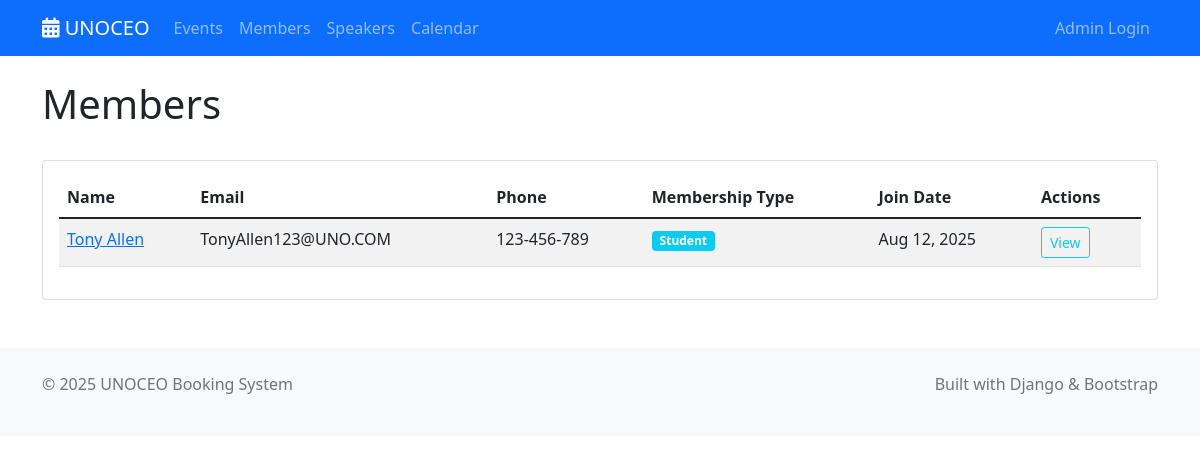
The page /members/ on the database its author committed.
### shared/models.py (models this page shows, shortened)
class Member(models.Model):
    MEMBERSHIP_TYPES = [
        ('student', 'Student'),
        ('admin', 'Admin/Staff'),
    ]
    user = models.OneToOneField(User, on_delete=models.CASCADE, null=True, blank=True)
    name = models.CharField(max_length=200)
    email = models.EmailField(validators=[EmailValidator()])
    phone = models.CharField(max_length=20, blank=True)
    membership_type = models.CharField(max_length=20, choices=MEMBERSHIP_TYPES, default='student')
    join_date = models.DateField(auto_now_add=True)
    is_active = models.BooleanField(default=True)
    created_at = models.DateTimeField(auto_now_add=True)
    updated_at = models.DateTimeField(auto_now=True)
    class Meta:
        ordering = ['name']

### member_management/display/views.py (the view)
# urls.py: path('', views.MemberListView.as_view(), name='list'),
class MemberListView(ListView):
    model = Member
    template_name = 'member_management/list.html'
    context_object_name = 'members'
    paginate_by = 20
    def get_queryset(self):
        return Member.objects.filter(is_active=True).order_by('name')

### member_management/display/templates/member_management/list.html (shortened to what this page needs)
{% extends 'base.html' %}
{% block content %}
<div class="container mt-4">
    <div class="d-flex justify-content-between align-items-center mb-4">
        <h1>Members</h1>
    </div>
    {% if members %}
        <div class="row">
            <div class="col-12">
                <div class="card">
                    <div class="card-body">
                        <div class="table-responsive">
                            <table class="table table-striped">
                                <thead>
                                    <tr>
                                        <th>Name</th>
                                        <th>Email</th>
                                        <th>Phone</th>
                                        <th>Membership Type</th>
                                        <th>Join Date</th>
                                        <th>Actions</th>
                                    </tr>
                                </thead>
                                <tbody>
                                    {% for member in members %}
                                        <tr>
                                            <td>
                                                <a href="{% url 'member_management:detail' member.pk %}">
                                                    {{ member.name }}
                                                </a>
                                            </td>
                                            <td>{{ member.email }}</td>
                                            <td>{{ member.phone|default:"—" }}</td>
                                            <td>
                                                {% if member.membership_type %}
                                                    <span class="badge bg-{% if member.membership_type == 'admin' %}success{% elif member.membership_type == 'student' %}info{% else %}secondary{% endif %}">
                                                        {{ member.get_membership_type_display }}
                                                    </span>
                                                {% else %}
                                                    <span class="badge bg-info">Student</span>
                                                {% endif %}
                                            </td>
                                            <td>{{ member.join_date|date:"M d, Y" }}</td>
                                            <td>
                                                <div class="btn-group btn-group-sm">
                                                    <a href="{% url 'member_management:detail' member.pk %}"
                                                       class="btn btn-outline-info btn-sm">
                                                        View
                                                    </a>
                                                </div>
                                            </td>
                                        </tr>
                                    {% endfor %}
                                </tbody>
                            </table>
                        </div>
                    </div>
                </div>
            </div>
        </div>
    {% endif %}
</div>
{% endblock %}

### rows shown on the page
Member: name "Tony Allen", email "TonyAllen123@UNO.COM", phone "123-456-789", membership_type "Student", join_date "Aug 12, 2025"
